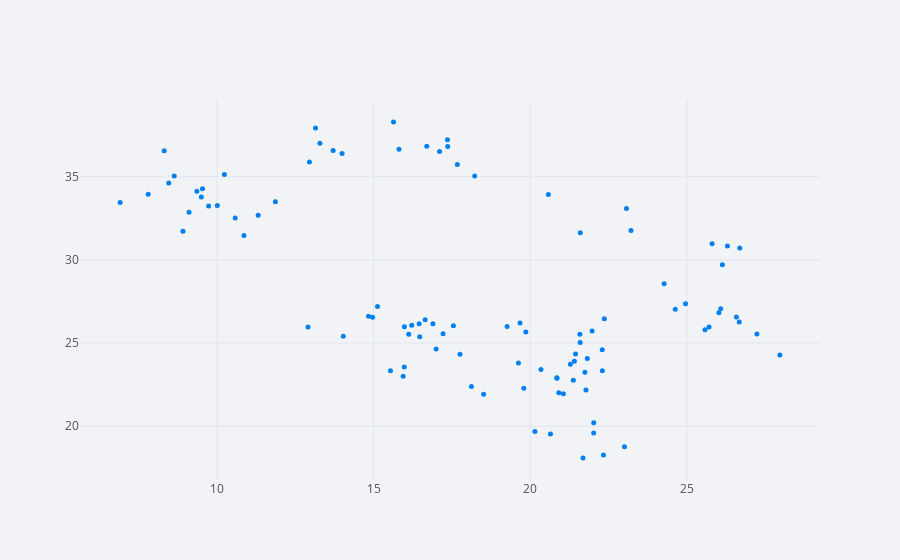

The notebook cell saved with this chart:
### Code cell
df.iplot(x='A',y='B',mode='markers',size=5)
